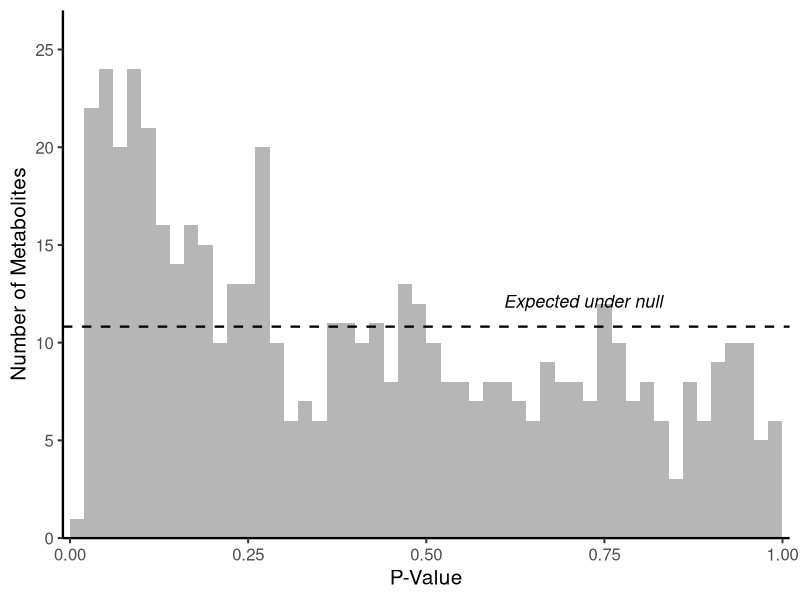

Write the R code that produced this figure.
library(ggplot2)
library(here)
setwd(here::here("figures/FigS"))

df = read.csv("data_pvalue_histogram.csv", stringsAsFactors = FALSE)
expected_count = 541 / 50

p = ggplot(df, aes(x = bin_mid, y = count)) +
  geom_col(width = 0.02, fill = "darkgray", color = NA, alpha = 0.85) +
  geom_hline(yintercept = expected_count, linetype = "dashed",
             color = "black", linewidth = 0.8) +
  annotate("text", x = 0.72, y = expected_count + 1.3,
           label = "Expected under null", color = "black",
           fontface = "italic", size = 4.5) +
  scale_x_continuous(
    breaks = c(0.00, 0.25, 0.50, 0.75, 1.00),
    labels = c("0.00", "0.25", "0.50", "0.75", "1.00"),
    expand = c(0.01, 0)
  ) +
  scale_y_continuous(breaks = seq(0, 25, by = 5), expand = c(0, 0), limits = c(0, 27)) +
  labs(x = "P-Value", y = "Number of Metabolites") +
  theme_classic(base_size = 15) +
  theme(axis.line = element_line(linewidth = 0.8))

ggsave("figs_pvalue_histogram.png", p, width = 5, height = 4, dpi = 800, bg = "white")
